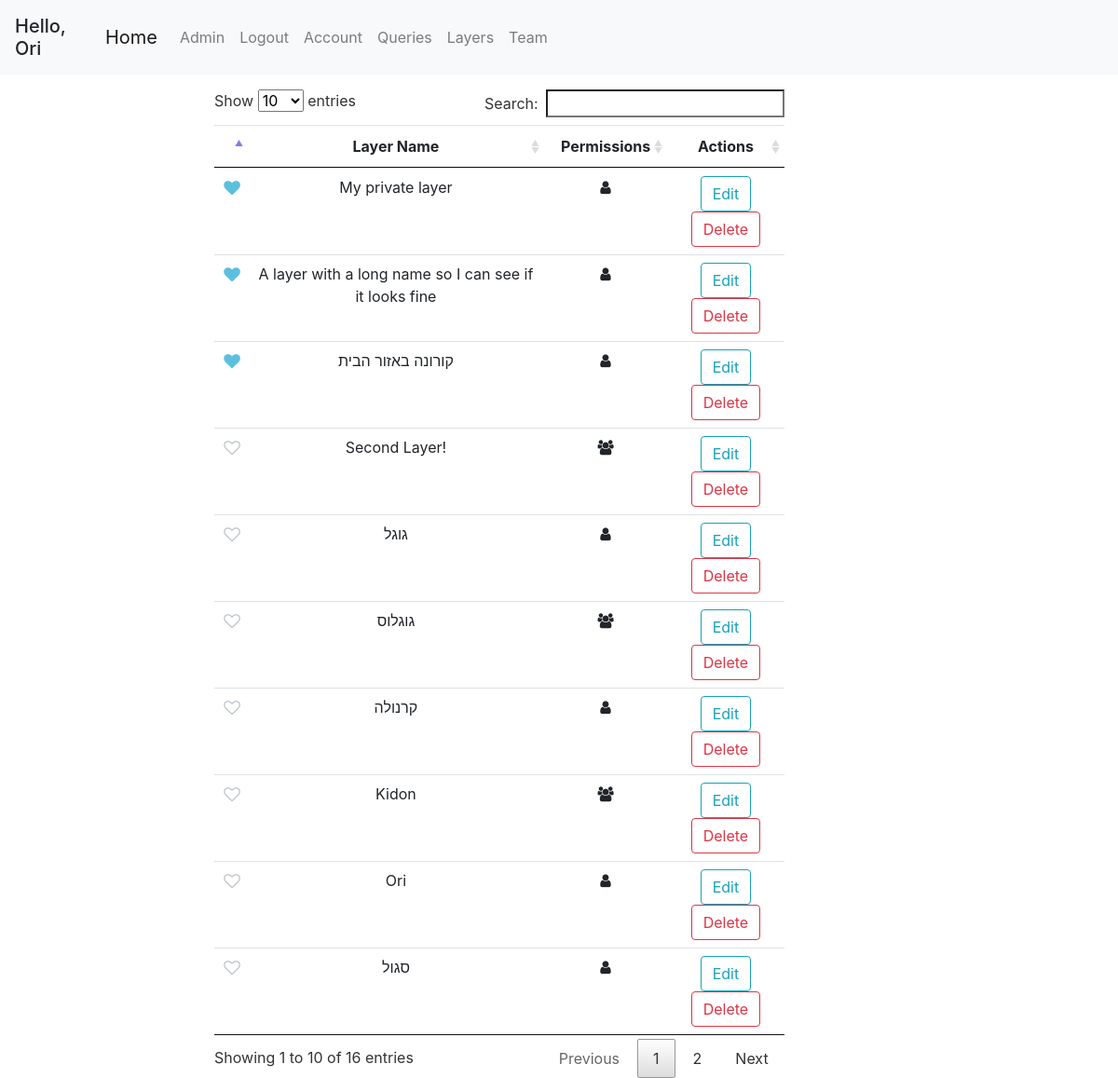
Page /layers (signed in) on the committed database.
### geoportal/models.py (models this page shows, shortened)
class User(db.Model, UserMixin):
    id = db.Column(db.Integer, primary_key=True)
    username = db.Column(db.String(20), unique=True, nullable=False)
    email = db.Column(db.String(120), unique=True, nullable=False)
    first_name = db.Column(db.String(20), nullable=False, default='')
    last_name = db.Column(db.String(20), nullable=False, default='')
    password = db.Column(db.String(60), nullable=False)
    team_id = db.Column(db.Integer, db.ForeignKey('team.id'))
    roles = db.relationship('Role', secondary='user_roles')
    layers = db.relationship('Layer', backref='user', lazy=True)
    queries = db.relationship('Query', backref='user', lazy=True)
    preferences = db.relationship('UserPreferences', backref='user', lazy=True)
    def has_role(self, role_name):
        for role in self.roles:
            if role.name == role_name:
                return True
        return False

class Layer(db.Model):
    id = db.Column(db.Integer, primary_key=True)
    name = db.Column(db.String(100), nullable=False)
    user_id = db.Column(db.Integer, db.ForeignKey('user.id'), nullable=False)
    default_color = db.Column(db.String(20), default='blue')
    only_user = db.Column(db.Boolean, default=True)
    only_team = db.Column(db.Boolean, default=False)
    public = db.Column(db.Boolean, default=False)
    points = db.relationship('Point', backref='layer', lazy=True)
    polygons = db.relationship('Polygon', backref='layer', lazy=True)

### geoportal/mapping/views.py (the view)
@mapping.route('/layers')
@login_required
def get_layers():
    layers = get_allowed_layers()
    return render_template('layers.html', layers=layers, marked_layers=get_favorite_layers())

### geoportal/mapping/utils.py (called while the page is built)
def marked_layers_first(layers):
    return sorted(layers, key=lambda layer: UserMarkedLayer.query.filter(and_(UserMarkedLayer.layer_id == layer.id, UserMarkedLayer.user_id == current_user.id)).first() is not None, reverse=True)

def get_allowed_layers():
    if current_user.is_authenticated:
        layers = Layer.query.all()
        authorized_layers = []
        for layer in layers:
            if (layer.only_team and User.query.get(layer.user_id).team_id == current_user.team_id) or layer.user_id == current_user.id:
                authorized_layers.append(layer)
        layers = authorized_layers
        layers = marked_layers_first(layers)
    else:
        layers = []
    return layers

def get_favorite_layers():
    if current_user.is_authenticated:
        marked_layers = db.session.query(UserMarkedLayer.layer_id).filter_by(user_id=current_user.id).all()
        return [layer[0] for layer in marked_layers]
    return []

### geoportal/models.py (called while the page is built)
@login_manager.user_loader
def load_user(user_id):
    return User.query.get(int(user_id))

### geoportal/templates/layers.html (shortened to what this page needs)
{% extends "base.html" %}
{% block content %}
<div class="col-md-10 mt-3">
    <table id="layers-table" class="table table-hover table-condensed dataTable no-footer">
        <thead style="text-align: center">
            <tr>
                <th></th>
                <th>Layer Name</th>
                <th>Permissions</th>
                <th>Actions</th>
            </tr>
        </thead>
        <tbody style="text-align: center">
        {% for layer in layers %}
            <tr id="{{ layer.id }}">
                <td>
                    <div class="pretty p-icon p-toggle p-plain">
                        <div class="state p-off">
                            <i class="icon fa fa-heart-o "></i>
                        </div>
                        <div class="state p-on p-info-o">
                            <i class="icon fa fa-heart"></i>
                        </div>
                    </div>
                </td>
                <td>{{ layer.name }}</td>
                <td>
                    {% if layer.only_user %}
                    <span data-name="only-user" class="fa fa-user"></span>
                    {% elif layer.only_team %}
                    <span data-name="share-team" class="fa fa-users"></span>
                    {% else %}
                    <span data-name="public" class="fa fa-globe"></span>
                    {% endif %}
                </td>
                <td>
                    <button class="btn btn-outline-info" onclick="editLayer({{ layer.id }})">Edit</button>
                    <button class="btn btn-outline-danger" onclick="deleteLayer({{ layer.id }})">Delete</button>
                </td>
            </tr>
        {% endfor %}
        </tbody>
    </table>
</div>
{% endblock content %}

### geoportal/templates/base.html (shortened to what this page needs)
<!DOCTYPE html>
<html lang="en">
<head>
    <link rel="stylesheet" href="/static/css/bootstrap/bootstrap.min.css"/>
    <link rel="stylesheet" href="/static/css/style.css"/>
    <link rel="stylesheet" href="/static/css/leaflet/leaflet.css"/>
    <link rel="stylesheet" href="/static/css/leaflet/leaflet.draw.css"/>
    <link rel="stylesheet" href="/static/css/dataTable/jquery.dataTables.min.css">
    <link rel="stylesheet" href="https://cdnjs.cloudflare.com/ajax/libs/font-awesome/4.7.0/css/font-awesome.min.css">
    <link rel="stylesheet" href="/static/css/utils/pretty-checkbox.min.css">
    <link rel="stylesheet" href="/static/css/leaflet/leaflet.contextmenu.css">
</head>
<body>
    <header class="site-header">
        <nav class="navbar navbar-expand-lg navbar-fixed-top navbar-light bg-light">
            {% if current_user.is_authenticated %}
            <h5 class="mt-2">Hello, {{ current_user.first_name }}</h5>
            {% endif %}
            <div class="container">
                <a class="navbar-brand" href="{{ url_for('main.home') }}">Home</a>
                <div class="collapse navbar-collapse" id="navbarSupportedContent">
                    <ul class="navbar-nav mr-auto">
                        {% if current_user.is_authenticated %}
                            {% if current_user.has_role('Admin') %}
                                <li class="nav-item"><a class="nav-link" href="/admin">Admin</a></li>
                            {% endif %}
                            <li class="nav-item"><a class="nav-link" href="{{ url_for('users.logout') }}">Logout</a></li>
                            <li class="nav-item"><a class="nav-link" href="{{ url_for('users.account') }}">Account</a></li>
                            <li class="nav-item"><a class="nav-link" href="{{ url_for('queries.get_queries') }}">Queries</a></li>
                            <li class="nav-item"><a class="nav-link" href="{{ url_for('mapping.get_layers') }}">Layers</a></li>
                            {% if current_user.team_id %}
                                <li class="nav-item"><a class="nav-link" href="{{ url_for('users.team') }}">Team</a></li>
                            {% else %}
                                <li class="nav-item"><a class="nav-link" href="{{ url_for('users.new_team') }}">Create Team</a></li>
                            {% endif %}
                        {% else %}
                            <li class="nav-item"><a class="nav-link" href="{{ url_for('users.login') }}">Login</a></li>
                            <li class="nav-item"><a class="nav-link" href="{{ url_for('users.register') }}">Register</a></li>
                        {% endif %}
                    </ul>
                </div>
            </div>
        </nav>
    </header>
    <div class="container-fluid" id="content">
        <div class="row">
            <div class="col-md-3 col-lg-2 pr-0 sidebar">
            </div>
            <div class="col-md-6 col-lg-8 main">
                {% block content %}{% endblock %}
            </div>
            <div class="col-md-3 col-lg-2 sidebar" id="right-sidebar">
            </div>
        </div>
    </div>
</body>
</html>

### rows in the picture
User: first_name "Ori"
Layer: name "My private layer", only_user True (drawn)
Layer: name "A layer with a long name so I can see if it looks fine", only_user True (drawn)
Layer: name "קורונה באזור הבית", only_user True (drawn)
Layer: name "Second Layer!", only_user False (drawn)
Layer: name "גוגל", only_user True (drawn)
Layer: name "גוגלוס", only_user False (drawn)
Layer: name "קרנולה", only_user True (drawn)
Layer: name "Kidon", only_user False (drawn)
Layer: name "Ori", only_user True (drawn)
Layer: name "סגול", only_user True (drawn)
